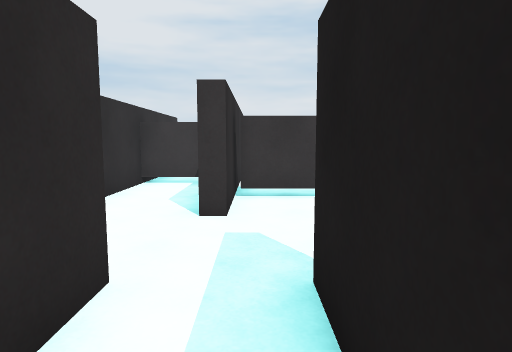
View 1 (above)

13 first-person views from a walk through a scene from a Unity 3-D project. The camera is 1.3 m above the floor, tilts 6° down and sees 75° across. The floor is counted in squares, 1 m on a side. Each view is taken from the middle of a square. On the plan, view 1 faces up. The plan holds only what a view shows up to about 14 squares ahead; the rest is blank. Surface patterns are stand-ins for the level's own textures.

View 2
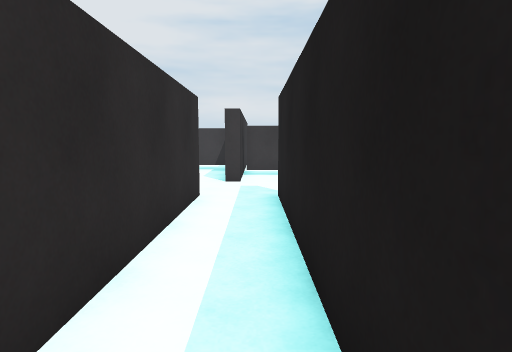

View 3
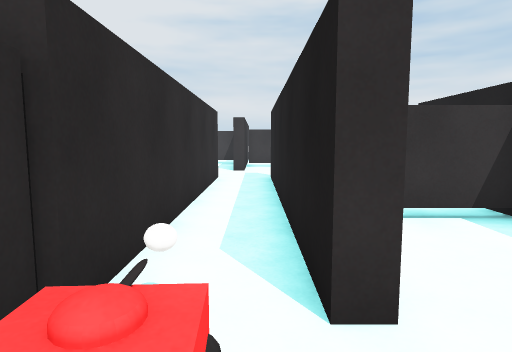

View 4
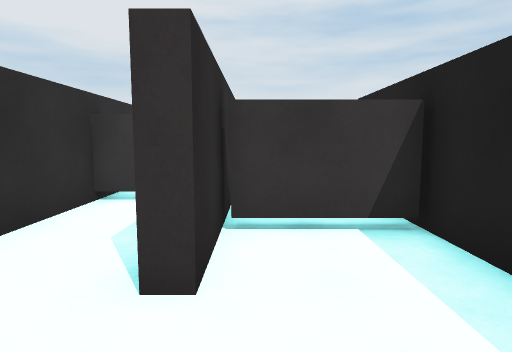

View 5
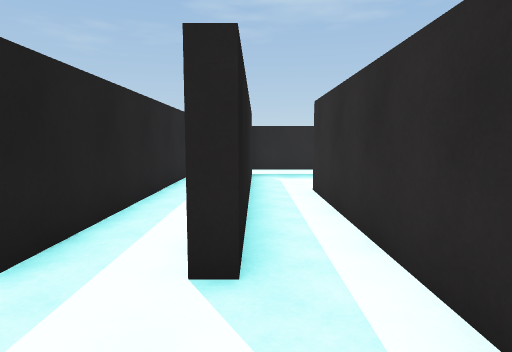

View 6
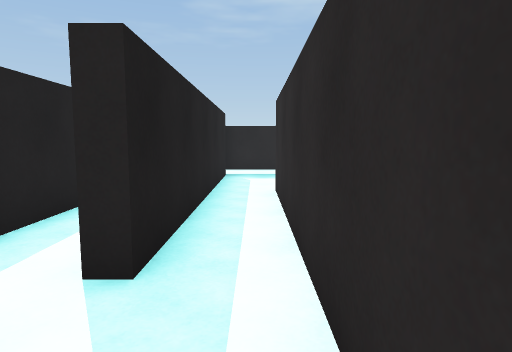

View 7
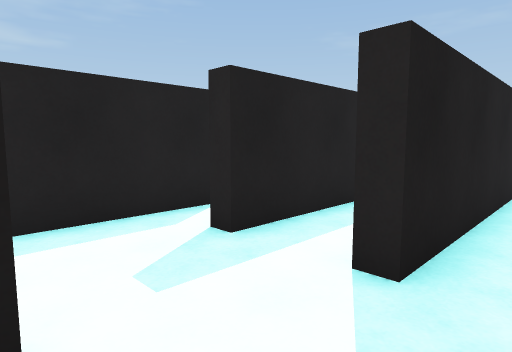

View 8
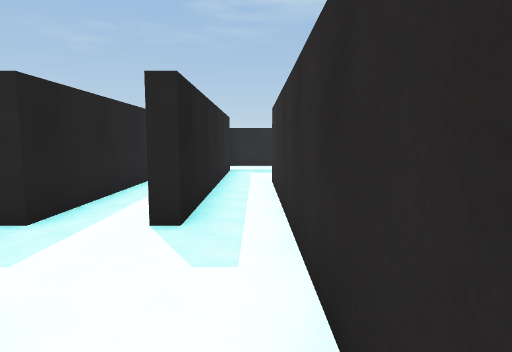

View 9
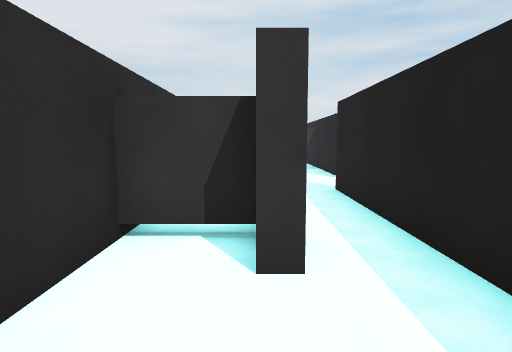

View 10
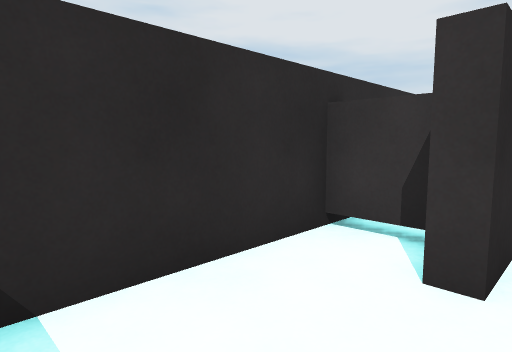

View 11
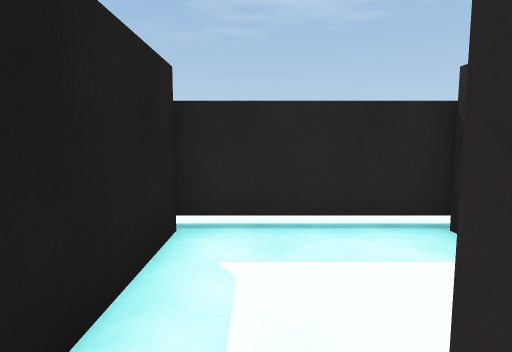

View 12
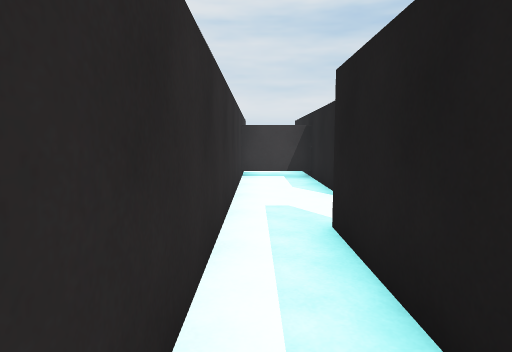

View 13
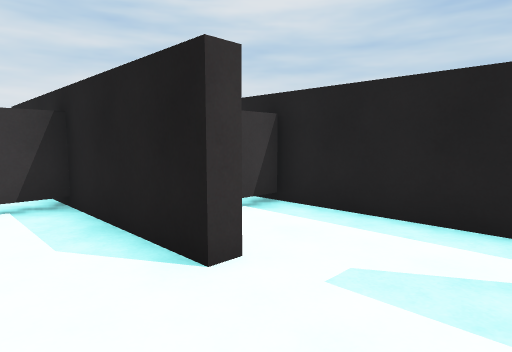

### Floor plan
Key: @ floor where view 1 was taken; # wall or solid block; x gap in a wall; . floor; B ball; T thing the floor can be seen under or through; O other object.
Columns run from 6 left of view 1 to 4 right of it. Each row starts with its distance up from view 1.
 11      #
 10   ####
  9   #..#...
  8   #..#####
  7   #..#...#
  6   #..#...#
  5   #......#
  4   #......#
  3   #.##...#
  2   #.##.#.#
  1   #.##.#
  0   #.##@#
 -1   #.##.#
 -2 ###.##.#
 -3 #...##.#x##
 -4 #...##.#...
 -5 #...##.#..
 -6 #...##.#..
 -7 #TTT#BO..
 -8 .....
 -9       .

Where each view was taken, in squares from view 1:
view 1: 0 up, 0 right, facing up
view 2: 5 down, 0 right, facing up
view 3: 9 down, 0 right, facing up
view 4: 3 up, 0 right, facing up
view 5: 6 up, 2 left, facing down
view 6: 6 up, 3 left, facing down
view 7: 6 up, 3 left, facing down-right
view 8: 8 up, 3 left, facing down
view 9: 6 down, 4 left, facing up
view 10: 6 down, 3 left, facing up-left
view 11: 2 down, 3 left, facing down
view 12: 2 down, 3 left, facing up
view 13: 3 up, 3 left, facing up-right
